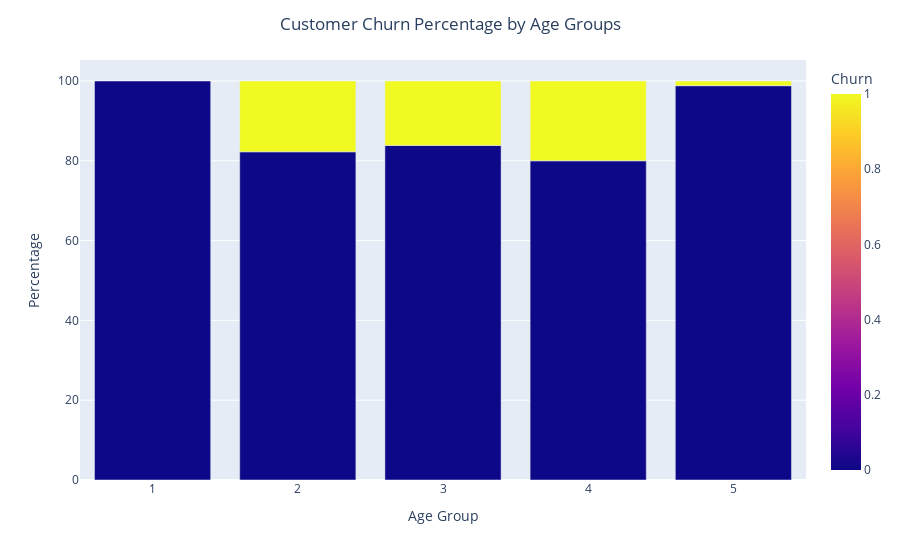

Notebook code cell kept with this figure:
### Code cell
# Calculate the percentage of churned customers in each age group
age_group_churn['Percentage'] = age_group_churn.groupby('Age Group')['Count'].apply(lambda x: x / x.sum() * 100)

# Create the plot
fig = px.bar(age_group_churn, x='Age Group', y='Percentage', color='Churn', barmode='group')

# Adding title to the plot and centering it
fig.update_layout(title={'text': 'Customer Churn Percentage by Age Groups', 'x': 0.5})

# Saving the plot with high resolution
fig.write_image("churn_plot_by_age.png", engine="kaleido", scale=2)

# Display the plot
fig.show()

### Figure 1 — Plotly figure (JSON) as saved in the notebook; plotly's stock layout.template omitted (floating-point values rounded to 4 significant figures)
{"data": [{"alignmentgroup": "True", "hovertemplate": "Age Group=%{x}<br>Percentage=%{y}<br>Churn=%{marker.color}<extra></extra>", "legendgroup": "", "marker": {"color": [0, 0, 1, 0, 1, 0, 1, 0, 1], "coloraxis": "coloraxis", "pattern": {"shape": ""}}, "name": "", "offsetgroup": "", "orientation": "v", "showlegend": false, "textposition": "auto", "type": "bar", "x": [1, 2, 2, 3, 3, 4, 4, 5, 5], "xaxis": "x", "y": [100, 82.26, 17.74, 83.86, 16.14, 80, 20, 98.82, 1.176], "yaxis": "y"}], "layout": {"barmode": "group", "coloraxis": {"colorbar": {"title": {"text": "Churn"}}, "colorscale": [[0, "#0d0887"], [0.1111, "#46039f"], [0.2222, "#7201a8"], [0.3333, "#9c179e"], [0.4444, "#bd3786"], [0.5556, "#d8576b"], [0.6667, "#ed7953"], [0.7778, "#fb9f3a"], [0.8889, "#fdca26"], [1, "#f0f921"]]}, "legend": {"tracegroupgap": 0}, "margin": {"t": 60}, "title": {"text": "Customer Churn Percentage by Age Groups", "x": 0.5}, "xaxis": {"anchor": "y", "domain": [0, 1], "title": {"text": "Age Group"}}, "yaxis": {"anchor": "x", "domain": [0, 1], "title": {"text": "Percentage"}}}}
